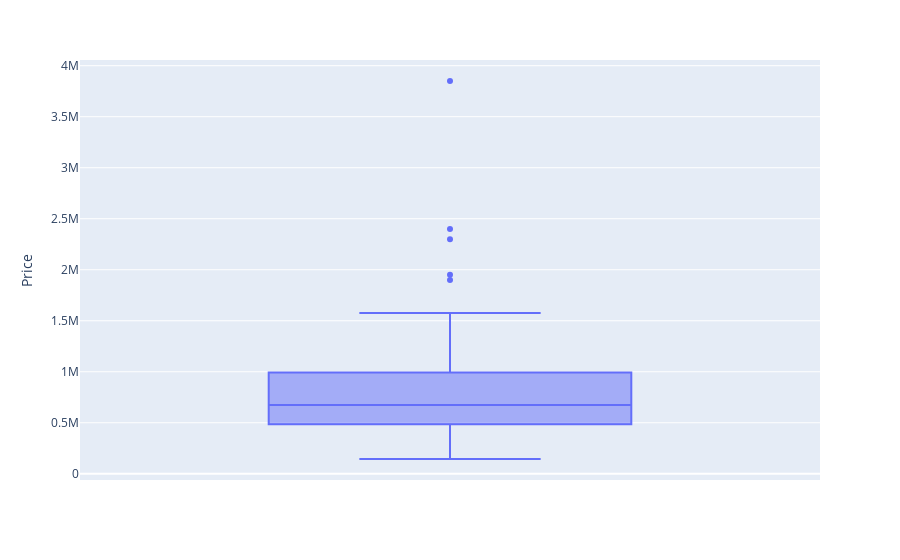

The cell this chart's notebook holds for it:
### Code cell
data["Price"].describe()
fig = px.box(data, y="Price")
fig.show()

### Figure 1 — Plotly figure (JSON) as saved in the notebook; plotly's stock layout.template omitted (floating-point values rounded to 4 significant figures)
{"data": [{"alignmentgroup": "True", "hovertemplate": "Price=%{y}<extra></extra>", "legendgroup": "", "marker": {"color": "#636efa"}, "name": "", "notched": false, "offsetgroup": "", "orientation": "v", "showlegend": false, "type": "box", "x0": " ", "xaxis": "x", "y": [505000, 450000, 220000, 799000, 1950000, 675000, null, null, null, null, null, null, null, null, 944999, 569000, 449000, 894999, 699000, 740000, 470000, 765000, 589000, 999000, 370000, 325000, 1175000, 351000, 551000, 819999, 990000, 925000, 535000, 860000, 145000, 409000, 490000, 1900000, 3850000, 1125000, 2300000, 1095000, 1575000, 2400000, 525000, 625000, 605000, 412000, 625000], "y0": " ", "yaxis": "y"}], "layout": {"boxmode": "group", "legend": {"tracegroupgap": 0}, "margin": {"t": 60}, "xaxis": {"anchor": "y", "domain": [0, 1]}, "yaxis": {"anchor": "x", "domain": [0, 1], "title": {"text": "Price"}}}}
